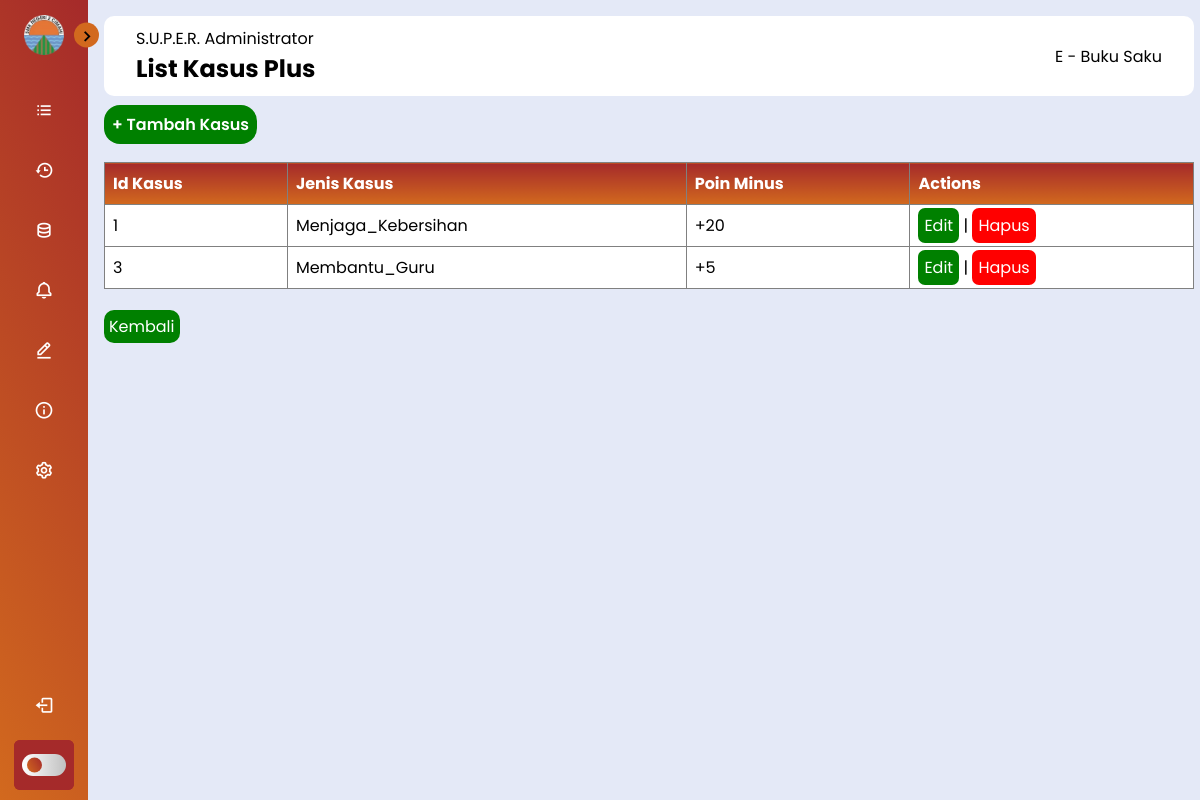
Page /S.U.P.E.R/list_kasus_plus.php (signed in) on the earlier database version.
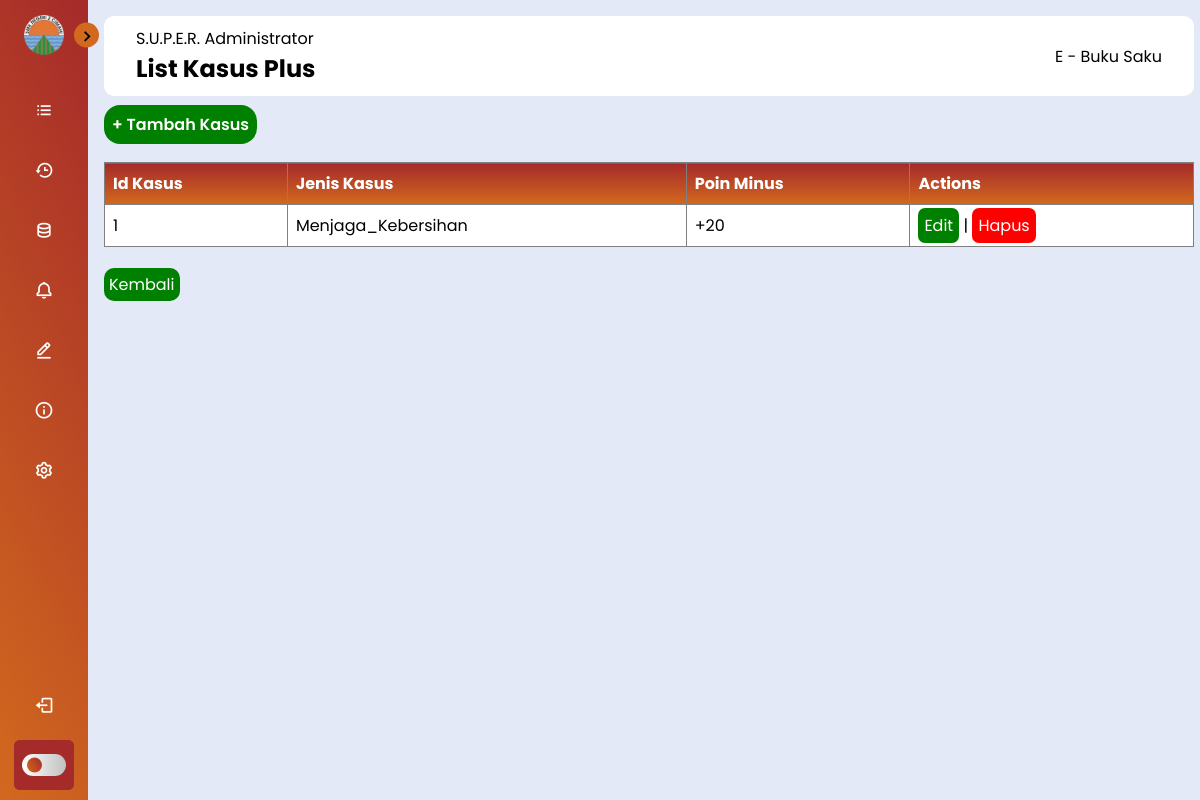
Same page on the later database version.
### tables this page shows
CREATE TABLE `tb_kasus_plus` (
  `id_kasus` int(4) NOT NULL,
  `jenis_kasus` varchar(50) NOT NULL,
  `poin` int(11) NOT NULL
);

### S.U.P.E.R/list_kasus_plus.php (the view, shortened to what this page needs)
<!DOCTYPE html>
<html lang="en">
<head>
    <link rel="stylesheet" href="styleBar.css">
    <link href='https://unpkg.com/boxicons@2.1.4/css/boxicons.min.css' rel='stylesheet'>
    <link rel="stylesheet" href="https://cdnjs.cloudflare.com/ajax/libs/
    font-awesome/6.4.0/css/all.min.css">
    <link rel="stylesheet" href="https://cdn.datatables.net/1.13.7/css/jquery.dataTables.min.css">
</head>
<body>
    <nav class="sidebar close">
        <header>
            <div class="image-text">
                <span class="image">
                    <img src="../img/smkn2cmi.png" alt="logo">
                </span>
            </div>
            <i class='bx bx-chevron-right toggle'></i>
        </header>
        <div class="menu-bar">
            <div class="menu">
                <ul class="menu-link">
                    <li class="nav-link">
                        <a href="admin-buksak.php">
                            <i class='bx bx-list-ul icon'></i>
                        </a>
                    </li>
                    <li class="nav-link">
                        <a href="data-kasus.php">
                            <i class='bx bx-history icon'></i>
                        </a>
                    </li>
                    <li class="nav-link">
                        <a href="kasus.php">
                            <i class='bx bx-data icon'></i>
                        </a>
                    </li>
                    <li class="nav-link">
                    <a href="notification.php">
                            <i class='bx bx-bell icon'></i>
                        </a>
                    </li>
                    <li class="nav-link">
                        <a href="hapus-pelanggaran.php">
                            <i class='bx bx-edit-alt icon'></i>
                        </a>
                    </li>
                    <li class="nav-link">
                        <a href="credit-buksak.php">
                        <i class='bx bx-info-circle icon'></i>
                        </a>
                    </li>
                    <li class="nav-link">
                        <a href="admin-settings.php">
                            <i class='bx bx-cog icon'></i>
                        </a>
                    </li>
                </ul>
            </div>
            <div class="bottom-content">
                <li class="">
                    <a href="../index.php">
                        <i class='bx bx-log-out icon'></i>
                    </a>
                </li>
                <li class="mode">
                    <div class="moon-sun">
                    </div>
                    <div class="toggle-switch">
                        <span class="switch"></span>
                    </div>
                </li>
            </div>
        </div>
    </nav>
    <div class="main--content">
        <div class="header--wrapper">
            <div class="header--title">
                <span>S.U.P.E.R. Administrator</span>
                <h2>List Kasus Plus</h2>
            </div>
            <div class="header--title">
                <span>E - Buku Saku</span>
            </div>
        </div>
<div>
    <?php
    include 'koneksi.php';
    $sql = "SELECT * FROM tb_kasus_plus";
    $role = mysqli_query($conn, $sql);
    ?>
    <nav>
        <a href="tambah_kasus_plus.php" style="padding: 8px; border-radius: 16px; background-color: green; color: white; font-weight: 600;">+ Tambah Kasus</a>
    </nav>
    <br>
    <table border="1" cellspacing="0" cellpadding="10px">
        <thead>
            <tr>
                <th>Id Kasus</th>
                <th>Jenis Kasus</th>
                <th>Poin Minus</th>
                <th>Actions</th>
            </tr>
        </thead>
        <tbody>
            <?php foreach ($role as $row) : ?>
                <tr>
                    <td><?= $row["id_kasus"];  ?></td>
                    <td><?= $row["jenis_kasus"];  ?></td>
                    <td>+<?= $row["poin"];  ?></td>
                    <td>
                    <?php
                    echo "<a href='edit_kasus_plus.php?id=$row[id_kasus]' class='edit'>Edit</a>";
                    ?>
                    |
                    <a href="hapus_kasus_plus.php?id=<?= $row['id_kasus']; ?>" onclick="return confirm ('yakin hapus?');" class='hapus'>Hapus</a>
                    </td>
                </tr>
            <?php endforeach; ?>
        </tbody>
    </table>
    <br>
    <a href="kasus.php" class="btn">Kembali</a>
</body>
</html>

Differences in the rows shown:
removed tb_kasus_plus: id_kasus "3", jenis_kasus "Membantu_Guru", poin "5"
